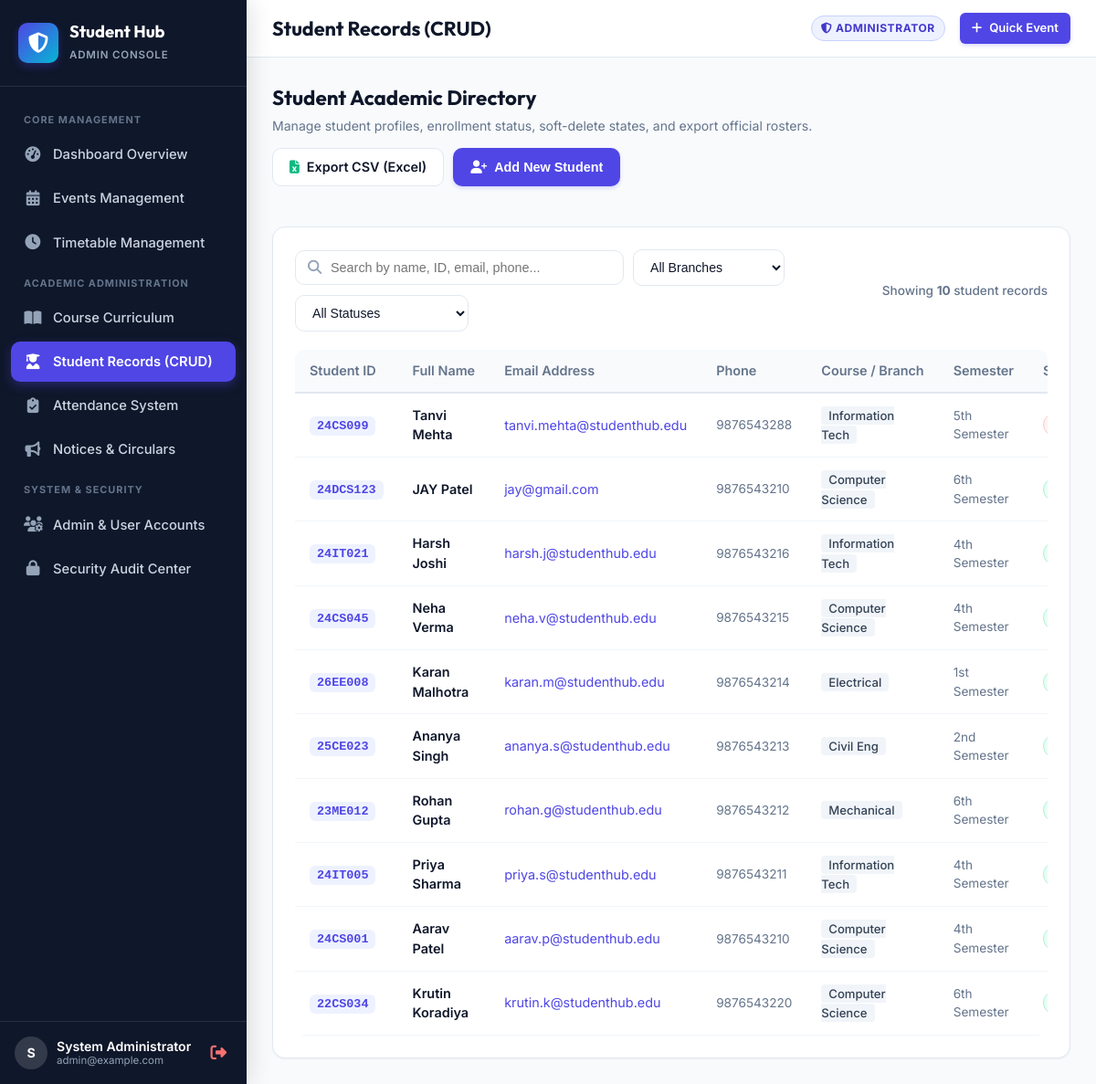
Screenshot of /admin/students.php (signed in) with the database file from the repository.
### tables this page shows
CREATE TABLE `students` (
  `id` int(11) NOT NULL AUTO_INCREMENT,
  `student_id` varchar(30) NOT NULL,
  `name` varchar(100) NOT NULL,
  `email` varchar(150) NOT NULL,
  `phone` varchar(20) NOT NULL,
  `course` varchar(50) NOT NULL,
  `semester` varchar(20) NOT NULL DEFAULT 'Semester 1',
  `status` enum('Active','Inactive') NOT NULL DEFAULT 'Active',
  `created_at` timestamp NOT NULL DEFAULT current_timestamp(),
  `updated_at` timestamp NOT NULL DEFAULT current_timestamp() ON UPDATE current_timestamp(),
  PRIMARY KEY (`id`),
  UNIQUE KEY `student_id` (`student_id`),
  UNIQUE KEY `email` (`email`)
);

### includes/rbac.php (called while the page is built, shortened)
<?php
require_once __DIR__ . '/session.php';
function require_admin(): array {
    return [
        'id'        => (int)$_SESSION['user_id'],
        'full_name' => $_SESSION['full_name'] ?? 'Administrator',
        'email'     => $_SESSION['email'] ?? 'admin@example.com',
        'role'      => 'Admin'
    ];
}

### includes/session.php (called while the page is built, shortened)
<?php
if (!defined('SESSION_INITIALIZED')) {
    function e(?string $string): string {
        return htmlspecialchars((string)($string ?? ''), ENT_QUOTES | ENT_SUBSTITUTE, 'UTF-8');
    }
}

### admin/students.php (the view, shortened to what this page needs)
<?php
require_once dirname(__DIR__) . '/includes/session.php';
require_once dirname(__DIR__) . '/includes/rbac.php';
$pdo = get_pdo();
$students = $pdo->query("SELECT * FROM students ORDER BY id DESC")->fetchAll();
$pageTitle = 'Student Records (CRUD)';
require_once dirname(__DIR__) . '/includes/admin_header.php';
?>
<div style="display: flex; justify-content: space-between; align-items: center; margin-bottom: 20px; flex-wrap: wrap; gap: 14px;">
  <div>
    <h2 style="font-size: 1.4rem; color: var(--text-main); margin: 0;">Student Academic Directory</h2>
    <p style="font-size: 0.88rem; color: var(--text-muted); margin-top: 3px;">
      Manage student profiles, enrollment status, soft-delete states, and export official rosters.
    </p>
  </div>
  <div style="display: flex; gap: 10px;">
    <a href="/STUDENTPORTAL/admin/students.php?action=export_csv" class="btn btn-outline">
      <i class="fas fa-file-excel" style="color: #10b981;"></i> Export CSV (Excel)
    </a>
    <button type="button" class="btn btn-primary" onclick="openModal('addStudentModal')">
      <i class="fas fa-user-plus"></i> Add New Student
    </button>
  </div>
</div>
<div class="portal-card">
  <div class="card-body">
    <div class="portal-toolbar">
      <div class="toolbar-filters">
        <div class="search-box">
          <i class="fas fa-search"></i>
          <input type="text" id="studentSearchInput" class="search-input" placeholder="Search by name, ID, email, phone..." autocomplete="off">
        </div>
        <select id="studentCourseFilter" class="select-filter" aria-label="Filter students by course">
          <option value="">All Branches</option>
        </select>
        <select id="studentStatusFilter" class="select-filter" aria-label="Filter students by status">
          <option value="">All Statuses</option>
        </select>
      </div>
      <div style="font-size: 0.85rem; color: var(--text-muted); font-weight: 500;">
        Showing <strong><?php echo count($students); ?></strong> student records
      </div>
    </div>
    <div class="table-responsive">
      <table class="portal-table" id="studentsTable">
        <thead>
          <tr>
            <th>Student ID</th>
            <th>Full Name</th>
            <th>Email Address</th>
            <th>Phone</th>
            <th>Course / Branch</th>
            <th>Semester</th>
            <th>Status</th>
          </tr>
        </thead>
        <tbody>
          <?php if (empty($students)): ?>
            <tr class="no-filter">
              <td colspan="8" style="text-align: center; color: var(--text-muted); padding: 40px;">
                No student records found in database.
              </td>
            </tr>
          <?php else: ?>
            <?php foreach ($students as $s): ?>
              <tr>
                <td>
                  <span style="font-family: monospace; font-weight: 700; color: #4f46e5; background: #eef2ff; padding: 3px 8px; border-radius: 6px; font-size: 0.84rem;">
                    <?php echo e($s['student_id']); ?>
                  </span>
                </td>
                <td style="font-weight: 600; color: var(--text-main);">
                  <?php echo e($s['name']); ?>
                </td>
                <td>
                  <a href="mailto:<?php echo e($s['email']); ?>" style="color: #4f46e5; text-decoration: none;">
                    <?php echo e($s['email']); ?>
                  </a>
                </td>
                <td style="font-size: 0.85rem; color: var(--text-muted);">
                  <?php echo e($s['phone']); ?>
                </td>
                <td>
                  <span style="background: #f1f5f9; color: #334155; padding: 2px 8px; border-radius: 4px; font-size: 0.82rem; font-weight: 500;">
                    <?php echo e($s['course']); ?>
                  </span>
                </td>
                <td style="font-size: 0.85rem; color: var(--text-muted);">
                  <?php echo e($s['semester']); ?>
                </td>
                <td>
                  <span class="badge badge-<?php echo strtolower($s['status']); ?>">
                  </span>
                </td>
              </tr>
            <?php endforeach; ?>
          <?php endif; ?>
        </tbody>
      </table>
    </div>
  </div>
</div>
<?php require_once dirname(__DIR__) . '/includes/admin_footer.php'; ?>

### includes/admin_header.php (shortened to what this page needs)
<?php
require_once __DIR__ . '/rbac.php';
$adminUser = require_admin();
$currentPage = basename($_SERVER['PHP_SELF']);
$pageTitle = $pageTitle ?? 'Administrator Panel';
?>
<!DOCTYPE html>
<html lang="en">
<head>
  <link rel="stylesheet" href="/STUDENTPORTAL/assets/css/portal.css?v=<?php echo time(); ?>">
  <link rel="stylesheet" href="https://cdnjs.cloudflare.com/ajax/libs/font-awesome/6.4.0/css/all.min.css">
</head>
<body class="portal-body">
  <div class="portal-layout">
    <aside class="portal-sidebar" id="portalSidebar">
      <div class="sidebar-header">
        <div class="sidebar-logo">
          <i class="fas fa-shield-alt"></i>
        </div>
        <div class="sidebar-title-wrap">
          <h2>Student Hub</h2>
          <span>Admin Console</span>
        </div>
      </div>
      <nav class="sidebar-nav">
        <div class="nav-section-title">Core Management</div>
        <a href="/STUDENTPORTAL/admin/index.php" class="nav-item <?php echo ($currentPage === 'index.php') ? 'active' : ''; ?>">
          <i class="fas fa-tachometer-alt"></i> Dashboard Overview
        </a>
        <a href="/STUDENTPORTAL/admin/events.php" class="nav-item <?php echo ($currentPage === 'events.php') ? 'active' : ''; ?>">
          <i class="fas fa-calendar-alt"></i> Events Management
        </a>
        <a href="/STUDENTPORTAL/admin/timetable.php" class="nav-item <?php echo ($currentPage === 'timetable.php') ? 'active' : ''; ?>">
          <i class="fas fa-clock"></i> Timetable Management
        </a>
        <div class="nav-section-title">Academic Administration</div>
        <a href="/STUDENTPORTAL/admin/courses.php" class="nav-item <?php echo ($currentPage === 'courses.php') ? 'active' : ''; ?>">
          <i class="fas fa-book-open"></i> Course Curriculum
        </a>
        <a href="/STUDENTPORTAL/admin/students.php" class="nav-item <?php echo ($currentPage === 'students.php') ? 'active' : ''; ?>">
          <i class="fas fa-user-graduate"></i> Student Records (CRUD)
        </a>
        <a href="/STUDENTPORTAL/admin/attendance.php" class="nav-item <?php echo ($currentPage === 'attendance.php') ? 'active' : ''; ?>">
          <i class="fas fa-clipboard-check"></i> Attendance System
        </a>
        <a href="/STUDENTPORTAL/admin/notices.php" class="nav-item <?php echo ($currentPage === 'notices.php') ? 'active' : ''; ?>">
          <i class="fas fa-bullhorn"></i> Notices & Circulars
        </a>
        <div class="nav-section-title">System & Security</div>
        <a href="/STUDENTPORTAL/admin/accounts.php" class="nav-item <?php echo ($currentPage === 'accounts.php') ? 'active' : ''; ?>">
          <i class="fas fa-users-cog"></i> Admin & User Accounts
        </a>
        <a href="/STUDENTPORTAL/admin/security.php" class="nav-item <?php echo ($currentPage === 'security.php') ? 'active' : ''; ?>">
          <i class="fas fa-lock"></i> Security Audit Center
        </a>
      </nav>
      <div class="sidebar-footer">
        <div class="user-mini-card">
          <div class="user-avatar">
            <?php echo strtoupper(substr($adminUser['full_name'], 0, 1)); ?>
          </div>
          <div class="user-mini-info">
            <div class="user-mini-name"><?php echo e($adminUser['full_name']); ?></div>
            <div class="user-mini-role"><?php echo e($adminUser['email']); ?></div>
          </div>
        </div>
        <form action="/STUDENTPORTAL/logout.php" method="POST" style="margin: 0;">
          <button type="submit" class="btn-logout-icon" title="Secure Logout">
            <i class="fas fa-sign-out-alt"></i>
          </button>
        </form>
      </div>
    </aside>
    <main class="portal-main">
      <header class="portal-topbar">
        <div class="topbar-left">
          <div class="topbar-page-title">
            <h1><?php echo e($pageTitle); ?></h1>
          </div>
        </div>
        <div class="topbar-right">
          <span class="badge-role badge-role-admin">
            <i class="fas fa-shield-alt"></i> Administrator
          </span>
          <a href="/STUDENTPORTAL/admin/events.php?action=new" class="btn btn-primary btn-sm">
            <i class="fas fa-plus"></i> Quick Event
          </a>
        </div>
      </header>
      <div class="portal-content">

### includes/admin_footer.php (shortened to what this page needs)
      </div>
    </main>
  </div>
</body>
</html>

### rows the page displays
students: student "24CS099", name "Tanvi Mehta", email "tanvi.mehta@studenthub.edu", phone "9876543288", course "Information Tech", semester "5th Semester"
students: student "24DCS123", name "JAY Patel", email "jay@gmail.com", phone "9876543210", course "Computer Science", semester "6th Semester"
students: student "24IT021", name "Harsh Joshi", email "harsh.j@studenthub.edu", phone "9876543216", course "Information Tech", semester "4th Semester"
students: student "24CS045", name "Neha Verma", email "neha.v@studenthub.edu", phone "9876543215", course "Computer Science", semester "4th Semester"
students: student "26EE008", name "Karan Malhotra", email "karan.m@studenthub.edu", phone "9876543214", course "Electrical", semester "1st Semester"
students: student "25CE023", name "Ananya Singh", email "ananya.s@studenthub.edu", phone "9876543213", course "Civil Eng", semester "2nd Semester"
students: student "23ME012", name "Rohan Gupta", email "rohan.g@studenthub.edu", phone "9876543212", course "Mechanical", semester "6th Semester"
students: student "24IT005", name "Priya Sharma", email "priya.s@studenthub.edu", phone "9876543211", course "Information Tech", semester "4th Semester"
students: student "24CS001", name "Aarav Patel", email "aarav.p@studenthub.edu", phone "9876543210", course "Computer Science", semester "4th Semester"
students: student "22CS034", name "Krutin Koradiya", email "krutin.k@studenthub.edu", phone "9876543220", course "Computer Science", semester "6th Semester"

### other values shown
substr($adminUser['full_name'], 0, 1) "S"
$adminUser['full_name'] "System Administrator"
$adminUser['email'] "admin@example.com"
$pageTitle "Student Records (CRUD)"
count($students) "10"
